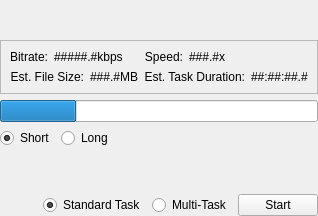
       <widget class="QWidget" name="page_12">
        <layout class="QVBoxLayout" name="verticalLayout_11">
         <property name="leftMargin">
          <number>0</number>
         </property>
         <property name="topMargin">
          <number>0</number>
         </property>
         <property name="rightMargin">
          <number>0</number>
         </property>
         <property name="bottomMargin">
          <number>0</number>
         </property>
         <item>
          <spacer name="verticalSpacer_5">
           <property name="orientation">
            <enum>Qt::Vertical</enum>
           </property>
           <property name="sizeType">
            <enum>QSizePolicy::Expanding</enum>
           </property>
           <property name="sizeHint" stdset="0">
            <size>
             <width>20</width>
             <height>40</height>
            </size>
           </property>
          </spacer>
         </item>
         <item>
          <widget class="QFrame" name="frame">
           <property name="sizePolicy">
            <sizepolicy hsizetype="Preferred" vsizetype="Preferred">
             <horstretch>0</horstretch>
             <verstretch>0</verstretch>
            </sizepolicy>
           </property>
           <property name="frameShape">
            <enum>QFrame::StyledPanel</enum>
           </property>
           <property name="frameShadow">
            <enum>QFrame::Raised</enum>
           </property>
           <layout class="QGridLayout" name="gridLayout_5">
            <item row="0" column="1">
             <layout class="QHBoxLayout" name="horizontalLayout_18">
              <item>
               <widget class="QLabel" name="label_17">
                <property name="sizePolicy">
                 <sizepolicy hsizetype="Maximum" vsizetype="Preferred">
                  <horstretch>0</horstretch>
                  <verstretch>0</verstretch>
                 </sizepolicy>
                </property>
                <property name="text">
                 <string>Speed:</string>
                </property>
                <property name="alignment">
                 <set>Qt::AlignRight|Qt::AlignTrailing|Qt::AlignVCenter</set>
                </property>
               </widget>
              </item>
              <item>
               <widget class="QLabel" name="label_18">
                <property name="text">
                 <string>###.#x</string>
                </property>
               </widget>
              </item>
             </layout>
            </item>
            <item row="1" column="1">
             <layout class="QHBoxLayout" name="horizontalLayout_20">
              <item>
               <widget class="QLabel" name="label_21">
                <property name="sizePolicy">
                 <sizepolicy hsizetype="Maximum" vsizetype="Preferred">
                  <horstretch>0</horstretch>
                  <verstretch>0</verstretch>
                 </sizepolicy>
                </property>
                <property name="text">
                 <string>Est. Task Duration:</string>
                </property>
                <property name="alignment">
                 <set>Qt::AlignRight|Qt::AlignTrailing|Qt::AlignVCenter</set>
                </property>
               </widget>
              </item>
              <item>
               <widget class="QLabel" name="label_22">
                <property name="text">
                 <string>##:##:##.#</string>
                </property>
               </widget>
              </item>
             </layout>
            </item>
            <item row="0" column="0">
             <layout class="QHBoxLayout" name="horizontalLayout_14">
              <item>
               <widget class="QLabel" name="label_15">
                <property name="sizePolicy">
                 <sizepolicy hsizetype="Maximum" vsizetype="Preferred">
                  <horstretch>0</horstretch>
                  <verstretch>0</verstretch>
                 </sizepolicy>
                </property>
                <property name="text">
                 <string>Bitrate:</string>
                </property>
                <property name="alignment">
                 <set>Qt::AlignRight|Qt::AlignTrailing|Qt::AlignVCenter</set>
                </property>
               </widget>
              </item>
              <item>
               <widget class="QLabel" name="label_16">
                <property name="sizePolicy">
                 <sizepolicy hsizetype="Preferred" vsizetype="Preferred">
                  <horstretch>0</horstretch>
                  <verstretch>0</verstretch>
                 </sizepolicy>
                </property>
                <property name="text">
                 <string>#####.#kbps</string>
                </property>
               </widget>
              </item>
             </layout>
            </item>
            <item row="1" column="0">
             <layout class="QHBoxLayout" name="horizontalLayout_19">
              <item>
               <widget class="QLabel" name="label_19">
                <property name="sizePolicy">
                 <sizepolicy hsizetype="Maximum" vsizetype="Preferred">
                  <horstretch>0</horstretch>
                  <verstretch>0</verstretch>
                 </sizepolicy>
                </property>
                <property name="text">
                 <string>Est. File Size:</string>
                </property>
                <property name="alignment">
                 <set>Qt::AlignRight|Qt::AlignTrailing|Qt::AlignVCenter</set>
                </property>
               </widget>
              </item>
              <item>
               <widget class="QLabel" name="label_20">
                <property name="sizePolicy">
                 <sizepolicy hsizetype="Preferred" vsizetype="Preferred">
                  <horstretch>0</horstretch>
                  <verstretch>0</verstretch>
                 </sizepolicy>
                </property>
                <property name="text">
                 <string>###.#MB</string>
                </property>
               </widget>
              </item>
             </layout>
            </item>
           </layout>
          </widget>
         </item>
         <item>
          <widget class="QProgressBar" name="progressBar">
           <property name="value">
            <number>24</number>
           </property>
           <property name="textVisible">
            <bool>false</bool>
           </property>
          </widget>
         </item>
         <item>
          <layout class="QHBoxLayout" name="horizontalLayout_23">
           <item>
            <widget class="QRadioButton" name="radioButton_11">
             <property name="sizePolicy">
              <sizepolicy hsizetype="Maximum" vsizetype="Fixed">
               <horstretch>0</horstretch>
               <verstretch>0</verstretch>
              </sizepolicy>
             </property>
             <property name="text">
              <string>Short</string>
             </property>
             <property name="checked">
              <bool>true</bool>
             </property>
             <attribute name="buttonGroup">
              <string notr="true">buttonGroup_2</string>
             </attribute>
            </widget>
           </item>
           <item>
            <widget class="QRadioButton" name="radioButton_10">
             <property name="sizePolicy">
              <sizepolicy hsizetype="Maximum" vsizetype="Fixed">
               <horstretch>0</horstretch>
               <verstretch>0</verstretch>
              </sizepolicy>
             </property>
             <property name="text">
              <string>Long</string>
             </property>
             <property name="checked">
              <bool>false</bool>
             </property>
             <attribute name="buttonGroup">
              <string notr="true">buttonGroup_2</string>
             </attribute>
            </widget>
           </item>
           <item>
            <spacer name="horizontalSpacer_11">
             <property name="orientation">
              <enum>Qt::Horizontal</enum>
             </property>
             <property name="sizeHint" stdset="0">
              <size>
               <width>40</width>
               <height>20</height>
              </size>
             </property>
            </spacer>
           </item>
          </layout>
         </item>
         <item>
          <spacer name="verticalSpacer_6">
           <property name="orientation">
            <enum>Qt::Vertical</enum>
           </property>
           <property name="sizeType">
            <enum>QSizePolicy::Expanding</enum>
           </property>
           <property name="sizeHint" stdset="0">
            <size>
             <width>20</width>
             <height>40</height>
            </size>
           </property>
          </spacer>
         </item>
         <item>
          <layout class="QHBoxLayout" name="horizontalLayout_21">
           <property name="topMargin">
            <number>0</number>
           </property>
           <property name="bottomMargin">
            <number>0</number>
           </property>
           <item>
            <spacer name="horizontalSpacer_9">
             <property name="orientation">
              <enum>Qt::Horizontal</enum>
             </property>
             <property name="sizeHint" stdset="0">
              <size>
               <width>40</width>
               <height>20</height>
              </size>
             </property>
            </spacer>
           </item>
           <item>
            <widget class="QRadioButton" name="radioButton_9">
             <property name="text">
              <string>Standard Task</string>
             </property>
             <property name="checked">
              <bool>true</bool>
             </property>
             <property name="autoExclusive">
              <bool>false</bool>
             </property>
             <attribute name="buttonGroup">
              <string notr="true">buttonGroup</string>
             </attribute>
            </widget>
           </item>
           <item>
            <widget class="QRadioButton" name="radioButton_8">
             <property name="text">
              <string>Multi-Task</string>
             </property>
             <property name="autoExclusive">
              <bool>false</bool>
             </property>
             <attribute name="buttonGroup">
              <string notr="true">buttonGroup</string>
             </attribute>
            </widget>
           </item>
           <item>
            <widget class="QStackedWidget" name="stackedWidget_3">
             <property name="sizePolicy">
              <sizepolicy hsizetype="Maximum" vsizetype="Maximum">
               <horstretch>0</horstretch>
               <verstretch>0</verstretch>
              </sizepolicy>
             </property>
             <property name="currentIndex">
              <number>0</number>
             </property>
             <widget class="QWidget" name="page_8">
              <layout class="QGridLayout" name="gridLayout_6">
               <property name="leftMargin">
                <number>0</number>
               </property>
               <property name="topMargin">
                <number>0</number>
               </property>
               <property name="rightMargin">
                <number>0</number>
               </property>
               <property name="bottomMargin">
                <number>0</number>
               </property>
               <item row="0" column="0">
                <widget class="QPushButton" name="pushButton_5">
                 <property name="text">
                  <string>Start</string>
                 </property>
                </widget>
               </item>
              </layout>
             </widget>
             <widget class="QWidget" name="page_9">
              <layout class="QGridLayout" name="gridLayout_7">
               <property name="leftMargin">
                <number>0</number>
               </property>
               <property name="topMargin">
                <number>0</number>
               </property>
               <property name="rightMargin">
                <number>0</number>
               </property>
               <property name="bottomMargin">
                <number>0</number>
               </property>
               <item row="0" column="0">
                <widget class="QPushButton" name="pushButton_6">
                 <property name="text">
                  <string>Stop</string>
                 </property>
                </widget>
               </item>
              </layout>
             </widget>
            </widget>
           </item>
          </layout>
         </item>
        </layout>
       </widget>
